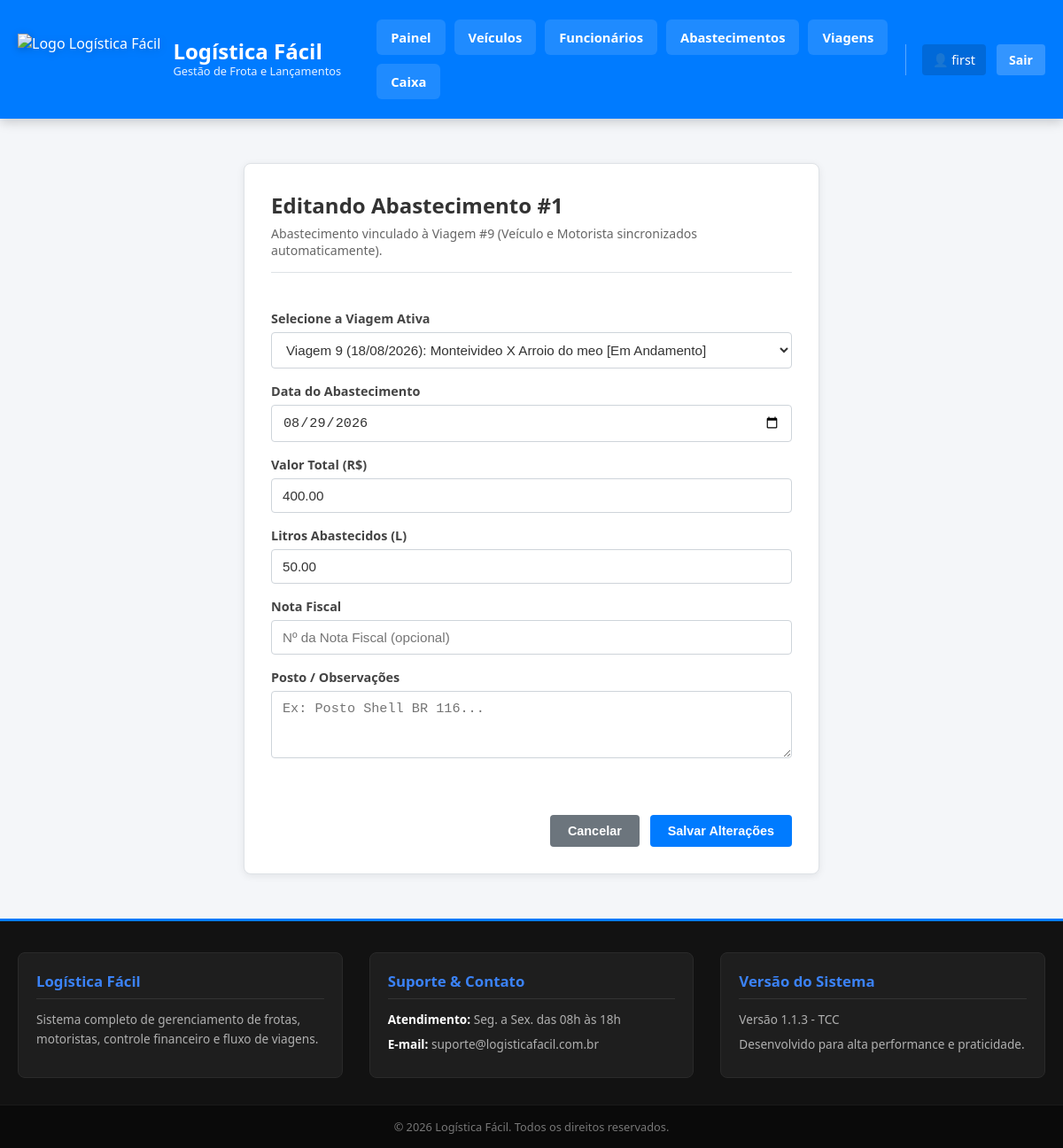
/abastecida/editar/1/ (signed in), run on the app's committed database.
### app/models.py (models this page shows, shortened)
class Abastecida(models.Model):
    usuario = models.ForeignKey(User, on_delete=models.CASCADE, verbose_name="Usuário", db_index=True)
    data_abastecida = models.DateField(verbose_name="Data do Abastecimento", db_index=True)
    veiculo = models.ForeignKey(Veiculo, on_delete=models.PROTECT, verbose_name="Veículo")
    motorista_responsavel = models.ForeignKey(Funcionario, on_delete=models.PROTECT, verbose_name="Motorista Responsável")
    viagem = models.ForeignKey(Viagem, on_delete=models.SET_NULL, blank=True, null=True, verbose_name="Viagem")
    valor_abastecida = models.DecimalField(max_digits=8, decimal_places=2, verbose_name="Valor do Abastecimento")
    litros = models.DecimalField(max_digits=8, decimal_places=2, verbose_name="Litros Abastecidos")
    descricao = models.TextField(blank=True, null=True, verbose_name="Descrição")
    nota_fiscal = models.CharField(max_length=50, blank=True, null=True, verbose_name="Nota Fiscal")
    class Meta:
        db_table = 'abastecimentos'
        verbose_name = "Abastecimento"
        verbose_name_plural = "Abastecimentos"

class Viagem(models.Model):
    STATUS_VIAGEM_CHOICES = [
        ('planejada', 'Planejada'),
        ('em_andamento', 'Em Andamento'),
        ('concluida', 'Concluída'),
        ('quitada', 'Quitada'),
        ('cancelada', 'Cancelada'),
    ]
    usuario = models.ForeignKey(User, on_delete=models.CASCADE, verbose_name="Usuário", db_index=True)
    contratante = models.CharField(max_length=150, verbose_name="Contratante")
    data_inicio = models.DateField(verbose_name="Data de Início", db_index=True)
    data_final = models.DateField(blank=True, null=True, verbose_name="Data Final")
    data_adiantamento = models.DateField(blank=True, null=True, verbose_name="Data do Adiantamento")
    data_quitacao = models.DateField(blank=True, null=True, verbose_name="Data da Quitação")
    local_inicio = models.CharField(max_length=255, verbose_name="Local de Início")
    local_final = models.CharField(max_length=255, verbose_name="Local Final")
    km_rodados = models.DecimalField(max_digits=8, decimal_places=2, default=0.0, verbose_name="KM Rodados")
    status_da_viagem = models.CharField(max_length=20, choices=STATUS_VIAGEM_CHOICES, default='planejada', verbose_name="Status da Viagem", db_index=True)
    carga = models.CharField(max_length=150, blank=True, null=True, verbose_name="Carga")
    nota_fiscal = models.CharField(max_length=50, blank=True, null=True, verbose_name="Nota Fiscal")
    mic = models.CharField(max_length=50, blank=True, null=True, verbose_name="MIC")
    motorista = models.ForeignKey(Funcionario, on_delete=models.PROTECT, related_name="viagens_motorista", verbose_name="Motorista")
    veiculo_1 = models.ForeignKey(Veiculo, on_delete=models.PROTECT, related_name="viagens_veiculo", verbose_name="Veículo Principal")
    reboque = models.ForeignKey(Veiculo, on_delete=models.SET_NULL, blank=True, null=True, related_name="viagens_reboque", verbose_name="Reboque")
    valor_adiantamento = models.DecimalField(max_digits=10, decimal_places=2, verbose_name="Valor do Adiantamento")
    valor_quitacao = models.DecimalField(max_digits=10, decimal_places=2, verbose_name="Valor da Quitação")
    media = models.DecimalField(max_digits=6, decimal_places=2, default=0.0, verbose_name="Média de Consumo (km/L)")
    descricao = models.TextField(blank=True, null=True, verbose_name="Descrição")
    def __str__(self):
        data_formatada = self.data_inicio.strftime('%d/%m/%Y')
        return f"Viagem {self.id} ({data_formatada}): {self.local_inicio} X {self.local_final} [{self.get_status_da_viagem_display()}]"
    class Meta:
        db_table = 'viagens'
        verbose_name = "Viagem"
        verbose_name_plural = "Viagens"

### app/views.py (the view)
# urls.py: path('abastecida/editar/<int:pk>/', views.edit_abastecida, name='edit_abastecida'),
@login_required
def edit_abastecida(request, pk):
    abastecimento = get_object_or_404(Abastecida, id=pk, usuario=request.user)
    viagem_antiga = abastecimento.viagem  # Guarda a viagem anterior para recalcular se for trocada
    if request.method == 'POST':
        if abastecimento.viagem:
            form = AbastecidaViagemForm(request.POST, instance=abastecimento, user=request.user)
        else:
            form = AbastecidaComumForm(request.POST, instance=abastecimento, user=request.user)
        if form.is_valid():
            abastecimento_salvo = form.save(commit=False)
            if abastecimento_salvo.viagem:
                abastecimento_salvo.veiculo = abastecimento_salvo.viagem.veiculo_1
                abastecimento_salvo.motorista_responsavel = abastecimento_salvo.viagem.motorista
            abastecimento_salvo.save()
            nota_fiscal = form.cleaned_data.get('nota_fiscal', '')
            sincronizar_abastecimento(abastecimento_salvo, nota_fiscal, viagem_antiga=viagem_antiga)
            messages.success(request, "Abastecimento atualizado com sucesso!")
            return redirect('lista_abastecida')
    else:
        if abastecimento.viagem:
            form = AbastecidaViagemForm(instance=abastecimento, user=request.user)
        else:
            form = AbastecidaComumForm(instance=abastecimento, user=request.user)
    return render(request, 'enterprise/abastecida/edit_abastecida.html', {
        'form': form,
        'abastecimento': abastecimento
    })

### app/templates/enterprise/abastecida/edit_abastecida.html (shortened to what this page needs)
{% extends 'base.html' %}
{% load static %}
{% block extra_css %}
    <link rel="stylesheet" href="{% static 'css/content.css' %}?v=60.0">
{% endblock %}
{% block content %}
<div class="container_formulario-edit_caixa">
    <h2 class="titulo_pagina-edit_caixa">Editando Abastecimento #{{ abastecimento.id }}</h2>
    <p class="subtitulo_pagina-edit_caixa">
        {% if abastecimento.viagem %}
            Abastecimento vinculado à Viagem #{{ abastecimento.viagem.id }} (Veículo e Motorista sincronizados automaticamente).
        {% else %}
            Abastecimento avulso da frota.
        {% endif %}
    </p>
    <hr class="divisor_pagina-edit_caixa"><br>
    <form method="POST" class="formulario_padrao-edit_caixa" novalidate>
        {% for field in form %}
            <div class="grupo_campo-edit_caixa">
                <label class="rotulo_campo-edit_caixa" for="{{ field.id_for_label }}">{{ field.label }}</label>
                {{ field }}
            </div>
        {% endfor %}
        <br>
        <div class="container_botoes_form-edit_caixa">
            <a href="{% url 'lista_abastecida' %}" class="link_cancelar-edit_caixa">
                <button type="button" class="btn_cancelar-edit_caixa">Cancelar</button>
            </a>
            <button type="submit" class="btn_salvar-edit_caixa">Salvar Alterações</button>
        </div>
    </form>
</div>
{% endblock %}

### app/templates/base.html (shortened to what this page needs)
{% load static %}
<!DOCTYPE html>
<html lang="pt-BR">
<head>
    <link rel="stylesheet" href="{% static 'css/style.css' %}">
    {% block extra_css %}{% endblock %}
</head>
<body class="corpo-base">
    <header class="cabecalho-base">
        <div class="container_cabecalho-base">
            <div class="marca_cabecalho-base">
                <a href="{% if request.user.is_authenticated %}{% url 'home' %}{% else %}{% url 'login' %}{% endif %}" class="link_logo-base">
                    <img src="{% static 'img/logo_caminhao.png' %}" alt="Logo Logística Fácil" class="img_logo-base">
                    <div class="texto_marca-base">
                        <span class="titulo_sistema-base">Logística Fácil</span>
                        <span class="subtitulo_sistema-base">Gestão de Frota e Lançamentos</span>
                    </div>
                </a>
            </div>
            {% if request.user.is_authenticated %}
                <nav class="navegacao-base" id="navegacaoBase">
                    <div class="links_navegacao-base">
                        <a href="{% url 'home' %}" class="item_link-base">Painel</a>
                        <a href="{% url 'lista_veiculos' %}" class="item_link-base">Veículos</a>
                        <a href="{% url 'lista_funcionario' %}" class="item_link-base">Funcionários</a>
                        <a href="{% url 'lista_abastecida' %}" class="item_link-base">Abastecimentos</a>
                        <a href="{% url 'lista_viagem' %}" class="item_link-base">Viagens</a>
                        <a href="{% url 'lista_caixa' %}" class="item_link-base">Caixa</a>
                    </div>
                    <div class="usuario_info-base">
                        <a href="{% url 'perfil_user' %}" class="link_perfil_usuario-base" title="Acessar Perfil">
                            👤 {{ request.user.username }}
                        </a>
                        <a href="{% url 'logout' %}" class="btn_sair-base">Sair</a>
                    </div>
                </nav>
            {% endif %}
        </div>
    </header>
    <main class="conteudo_principal-base">
        {% block content %}{% endblock %}
    </main>
    <footer class="rodape-base">
        <div class="container_rodape-base">
            <div class="coluna_rodape-base">
                <h4 class="titulo_coluna-base">Logística Fácil</h4>
                <p class="texto_coluna-base">Sistema completo de gerenciamento de frotas, motoristas, controle financeiro e fluxo de viagens.</p>
            </div>
            <div class="coluna_rodape-base">
                <h4 class="titulo_coluna-base">Suporte & Contato</h4>
                <p class="item_contato-base"><strong>Atendimento:</strong> Seg. a Sex. das 08h às 18h</p>
                <p class="item_contato-base"><strong>E-mail:</strong> suporte@logisticafacil.com.br</p>
            </div>
            <div class="coluna_rodape-base">
                <h4 class="titulo_coluna-base">Versão do Sistema</h4>
                <p class="texto_coluna-base">Versão 1.1.3 - TCC</p>
                <p class="texto_coluna-base">Desenvolvido para alta performance e praticidade.</p>
            </div>
        </div>
        <div class="copia_direitos-base">
            &copy; {% now "Y" %} Logística Fácil. Todos os direitos reservados.
        </div>
    </footer>
</body>
</html>

### app/static/css/style.css (style rules this page uses)
* { box-sizing: border-box; margin: 0; padding: 0; }
:root { --cor-primaria-base: #007bff; --cor-primaria-hover-base: #0056b3; --cor-sucesso-base: #28a745; --cor-perigo-base: #dc3545; --cor-cinza-escuro-base: #1a1a1a; --cor-fundo-pagina-base: #f4f6f9; --cor-fundo-rodape-base: #121212; --cor-fundo-rodape-card-base: #1e1e1e; --cor-texto-rodape-base: #b0b0b0; --cor-borda-base: #dee2e6; --fonte-padrao-base: 'Segoe UI', Roboto, Helvetica, Arial, sans-serif; }
body.corpo-base { background-color: var(--cor-fundo-pagina-base); font-family: var(--fonte-padrao-base); color: #333333; display: flex; flex-direction: column; min-height: 100vh; }
.cabecalho-base { background-color: var(--cor-primaria-base); color: #ffffff; box-shadow: 0 4px 12px rgba(0, 0, 0, 0.18); position: sticky; top: 0; z-index: 1000; padding: 22px 0; }
.container_cabecalho-base { max-width: 1200px; margin: 0 auto; padding: 0 20px; display: flex; justify-content: space-between; align-items: center; gap: 20px; }
.marca_cabecalho-base { display: flex; align-items: center; flex-shrink: 0; }
.link_logo-base { display: flex; align-items: center; gap: 14px; text-decoration: none; color: #ffffff; }
.img_logo-base { height: 58px; width: auto; object-fit: contain; filter: drop-shadow(0px 2px 4px rgba(0,0,0,0.2)); }
.texto_marca-base { display: flex; flex-direction: column; }
.titulo_sistema-base { font-size: 1.5rem; font-weight: 700; line-height: 1.1; white-space: nowrap; }
.subtitulo_sistema-base { font-size: 0.8rem; opacity: 0.9; white-space: nowrap; }
.navegacao-base { display: flex; align-items: center; justify-content: space-between; width: 100%; margin-left: 20px; }
.links_navegacao-base { display: flex; align-items: center; gap: 10px; flex-wrap: wrap; }
.item_link-base { color: #ffffff; text-decoration: none; font-weight: 600; font-size: 0.92rem; padding: 10px 16px; border-radius: 6px; background-color: rgba(255, 255, 255, 0.12); transition: all 0.2s ease; white-space: nowrap; }
.usuario_info-base { display: flex; align-items: center; gap: 12px; border-left: 1px solid rgba(255, 255, 255, 0.35); padding-left: 18px; flex-shrink: 0; }
.link_perfil_usuario-base { color: #ffffff; text-decoration: none; font-size: 0.9rem; padding: 8px 12px; border-radius: 4px; background-color: rgba(0, 0, 0, 0.15); transition: background-color 0.2s; white-space: nowrap; }
.btn_sair-base, .btn_login-base { background-color: rgba(255, 255, 255, 0.2); color: #ffffff; text-decoration: none; padding: 8px 14px; border-radius: 4px; font-size: 0.88rem; font-weight: bold; transition: background-color 0.2s; white-space: nowrap; }
.conteudo_principal-base { flex: 1; max-width: 1200px; width: 100%; margin: 20px auto; padding: 0 20px; }
.rodape-base { background-color: var(--cor-fundo-rodape-base); color: #ffffff; margin-top: auto; padding-top: 35px; border-top: 3px solid var(--cor-primaria-base); }
.container_rodape-base { max-width: 1200px; margin: 0 auto; padding: 0 20px; display: grid; grid-template-columns: repeat(3, 1fr); gap: 30px; }
.coluna_rodape-base { background-color: var(--cor-fundo-rodape-card-base); padding: 20px; border-radius: 8px; border: 1px solid #2a2a2a; }
.titulo_coluna-base { color: #3b82f6; font-size: 1.05rem; margin-bottom: 12px; border-bottom: 1px solid #333333; padding-bottom: 8px; }
.texto_coluna-base, .item_contato-base { color: var(--cor-texto-rodape-base); font-size: 0.85rem; line-height: 1.6; margin-bottom: 6px; }
.item_contato-base strong { color: #ffffff; }
.copia_direitos-base { text-align: center; padding: 15px; margin-top: 30px; background-color: #0a0a0a; font-size: 0.8rem; color: #777777; border-top: 1px solid #1a1a1a; }

### data on the page
Abastecida: id "1", viagem.id "9", form "Viagem 9 (18/08/2026): Monteivideo X Arroio do meo [Em Andamento]" "08/29/2026" "400.00" "50.00"

### other printed values
{{ request.user.username }} "first"
{{ field.label }} "Selecione a Viagem Ativa" "Data do Abastecimento" "Valor Total (R$)" "Litros Abastecidos (L)" "Nota Fiscal" "Posto / Observações"
